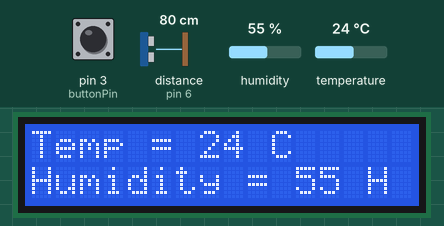
The sketch below on a simulated Arduino Uno, built with avr-gcc and run on an emulated ATmega328P. On the bench: 16×2 character LCD. The inputs (shaded band) are chosen by the test bench; at power-on: pin 3 (buttonPin) HIGH, distance to the obstacle (sensor on pin 6) 80 cm, humidity 55 %, temperature 24 °C. The echo pulse lasts 58.3 µs per cm; what the sketch prints to the serial monitor is not drawn.

Above: at 1.2 s.
1.3 s: pin 3 (buttonPin) pulled LOW for 0.15 s
At 2.3 s:
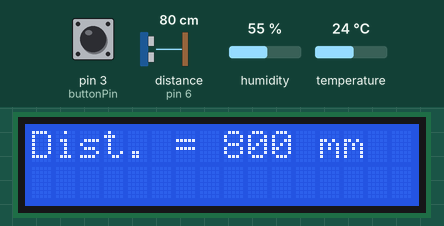
3.1 s: distance to the obstacle (sensor on pin 6) set to 2 cm
At 4.3 s:
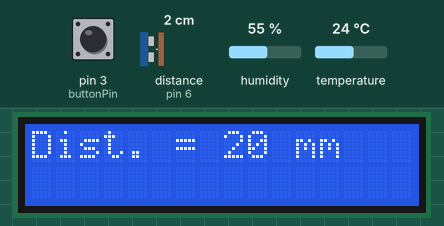
4.6 s: distance to the obstacle (sensor on pin 6) set to 4 cm
At 5.7 s:
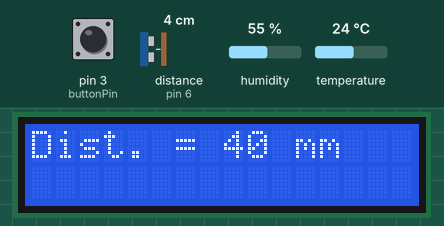
6.6 s: pin 3 (buttonPin) pulled LOW for 1 s
At 8.8 s:
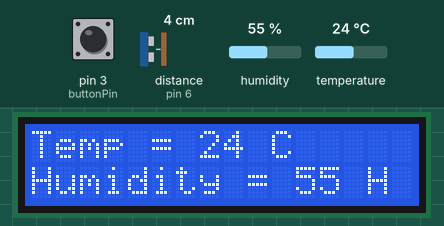
9.2 s: pin 3 (buttonPin) pulled LOW for 3.2 s
At 12.9 s:
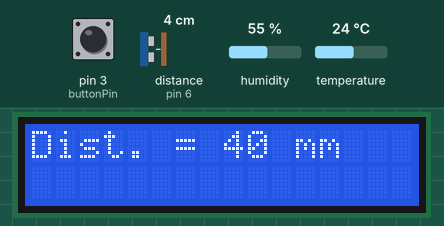
Timing chart, 0 to 14.4 s (numbered marks = the images above; inputs shaded):
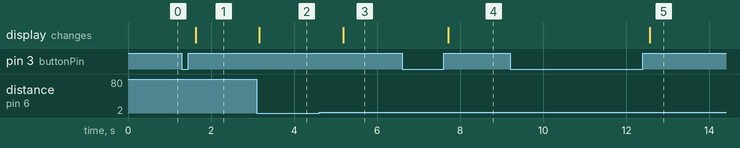

The sketch:

DistTempWithDisplay.ino
```cpp
/*
 * Distance and temperature measurement with digital display.
 * Pressing the button to switch between temperature and
 * distance measurement.
 */

#include "Task.h"
#include "TaskList.h"
#include <SimpleDHT.h>       // Temp and Humidity Sensor
#include <hcsr04.h>          // Sonar range sensor
#include <LiquidCrystal.h>   // liquid crystal display
#include "PushButton.h"

 // Pin assignment
 const int dhtPin = 4;
 const int buttonPin = 3;
 const int hcsr04TriggerPin = 5;
 const int hcsr04EchoPin = 6;
 const int rsLCDPin = 7;
 const int enLCDPin = 8;
 const int d4LCDPin = 9;
 const int d5LCDPin = 10;
 const int d6LCDPin = 11;
 const int d7LCDPin = 12;

 PushButton button1(buttonPin);       // State button to switch between Temp and Humidity and Distance
 SimpleDHT11 dht11(dhtPin);                                     // DHT temperature humidity sensor
 HCSR04 hcsr04 = HCSR04(hcsr04TriggerPin, hcsr04EchoPin);       // HCSR04 sonic range sensor
 LiquidCrystal lcd(rsLCDPin, enLCDPin, d4LCDPin, d5LCDPin, d6LCDPin, d7LCDPin);

class Task1 : public Task {
  public:
  Task1(String n) : Task(n) {}
  void loop() {
      Serial.println("Task 1");
      delay(1000);
  }
};

class Task2 : public Task {
  public:
  Task2(String n) : Task(n) {}
  void loop () {
      Serial.println(" Task 2");
      delay(2500);
  }
};

class MeasureTemperature : public Task {
  public:
    MeasureTemperature(String n): Task(n) {temp = humidity = 0;}
    void loop() {
      if ((err = dht11.read(&temp, &humidity, NULL)) != SimpleDHTErrSuccess) {
          Serial.print("Error reading DHT, err="); Serial.println(err);
      } else {
        Serial.print("Temp = "); Serial.print(temp); Serial.println(" C");
        Serial.print("Humidty = "); Serial.print(humidity); Serial.println(" H");
      }
      delay(2500);  // Sample ever 1.5s
    }

    byte temp;
    byte humidity;
    int err;
};

class MeasureDistance : public Task {
  public:
    MeasureDistance(String n) : Task(n) {dist = 0;};
    void loop() {
      dist = hcsr04.distanceInMillimeters();
      Serial.print("Distance = "); Serial.print(dist); Serial.println(" mm");
      delay(1000);
    }
    long dist;
};

class ToggleButton : public Task {
  public:
    ToggleButton(String n, PushButton *b) : Task(n) { pushButton = b; prevReading = LOW; state = false;}
    void loop() {
      int reading = pushButton->readButton();
      if (reading && !prevReading)
        state = !state;           // flip state
      Serial.print("Button = "); Serial.println(state);
      prevReading = reading;
      delay(50);
    }

    PushButton *pushButton;
    int prevReading;             // prior reading of the button
    bool state;
};

class ShowTempAndDist : public Task {
  public:
    ShowTempAndDist(String n, MeasureTemperature *temp, MeasureDistance *dist, ToggleButton *button) : Task(n) {
        measureTemperature = temp; measureDistance = dist; toggleButton = button; }
    void loop() {
      if (toggleButton->state) {
        lcd.clear();
        lcd.print("Temp = " ); lcd.print(measureTemperature->temp); lcd.print(" C");
        lcd.setCursor(0,1);
        lcd.print("Humidity = "); lcd.print(measureTemperature->humidity); lcd.print(" H");
      } else {
        lcd.clear();
        lcd.print("Dist. = "); lcd.print(measureDistance->dist); lcd.print(" mm");
      }
      delay(250);
    }

    MeasureTemperature *measureTemperature;
    MeasureDistance *measureDistance;
    ToggleButton *toggleButton;
};


Task1 task1 = Task1("Task 1");
Task2 task2 = Task2("Task 2");
MeasureTemperature measureTemperature = MeasureTemperature("Measure Temperature");
MeasureDistance measureDistance = MeasureDistance("Measure Distance");
ToggleButton toggleButton = ToggleButton("Push Button", &button1);
ShowTempAndDist showTempAndDist = ShowTempAndDist("Show Temp and Distance", &measureTemperature, &measureDistance, &toggleButton);

TaskList taskList = TaskList();

void setup() {
  // put your setup code here, to run once:

  Serial.begin(115200);

  lcd.begin(16, 2);
  lcd.print("Booting...");

  taskList.addTask(&task1);
  taskList.addTask(&task2);
  taskList.addTask(&measureTemperature);
  taskList.addTask(&measureDistance);
  taskList.addTask(&showTempAndDist);
  taskList.addTask(&toggleButton);
}

void loop() {
  // put your main code here, to run repeatedly:

  taskList.run();
}
```

PushButton.cpp
```cpp
#include "Arduino.h"
#include "PushButton.h"

PushButton::PushButton (byte pin ) {
    _ioPin = pin;
    pinMode(pin, INPUT_PULLUP);
  }

  // Read the current state without reading the button
  bool PushButton::currentState() {
      return _currentState;
  }

  // Read the state of the button and set the current state
  bool PushButton::readButton () {
     _currentState = digitalRead(_ioPin) == HIGH ? true : false;
     return _currentState;
  }

  bool PushButton::fallingEdge() {
      bool newState = digitalRead(_ioPin);
      if (_currentState && (newState == LOW)) {
          _currentState = false;
          return true;
      } else {
          _currentState = newState == HIGH ? true : false;
        return false;
      }
  }

  bool PushButton::risingEdge() {
      bool newState = digitalRead(_ioPin);
      if (!_currentState && (newState == HIGH)) {
          _currentState = true;
          return true;
      } else {
          _currentState = newState == HIGH ? true : false;
        return false;
      }

  }
```

PushButton.h
```cpp
#ifndef PUSH_BUTTON_H
#define PUSH_BUTTON_H

#include "Arduino.h"

class PushButton {
  public:
    PushButton(byte pin);
    bool readButton();
    bool currentState();
    bool fallingEdge();
    bool risingEdge();

  private:
    int _ioPin = 0;
    bool _currentState = true;
    bool _lastState = false;
};

#endif
```

Task.cpp
```cpp
#include "Task.h"

Task::Task() {
    name = "Unknown";
    startTime = millis();
    delayUntil = 0;
    runnable = true;
}

Task::Task(String n) {
    name = n;
    startTime = millis();
    delayUntil = 0;
    runnable = true;
}

Task::~Task() {
    // empty destructor
}

// start the task
void Task::start() {
    runnable = false;
}

// Delay for msDelay milliseconds
void Task::delay(unsigned long msDelay) {
    delayUntil = millis() + msDelay;
    runnable = false;
}

// stop the task, may be restarted with start()
void Task::stop() {
    runnable = false;
}

bool Task::isRunnable() {
    unsigned long currentTime = millis();

    if (runnable) {
        return true;
    } else if (currentTime >= delayUntil) {
        runnable = true;
        return true;
    } else {
        return false;
    }
}
```

Task.h
```cpp
/**
    Task.h
 */

#ifndef TASK_H
#define TASK_H

#include <Arduino.h>

// Task represents an independent executable unit of code.  Derive from this class.
 class Task {
    public:
        Task();
        Task(String n);
        ~Task();
        void start();                       // start the task
        void delay(unsigned long msDelay);  // Sleep for msDelay milliseconds
        void stop();                        // stop the task, may be restarted with start()
        bool isRunnable();                  // true if ready to run
        virtual void loop() {};             // implement the loop function for your task.

    protected:
        String name;                    // Task name, for debugging purposes
        unsigned long startTime;        // start time of the task in system clock time
        unsigned long delayUntil;       // clock time to resume task.
        bool runnable;                  // true when the task is runable, either ready to run or not in a delay
};

#endif
```

TaskList.cpp
```cpp
#include "TaskList.h"

TaskList::TaskList() {
    currentTask = NULL;
}

bool TaskList::addTask(Task *task) {

    TaskObject *obj = new TaskObject(task);

    // if currentTask is NULL then this is the first ask in the list.
    if (currentTask == NULL) {
        currentTask = obj;
        obj->nextTask = obj;        // As it's the only task it points back to itself
    } else {                        // Insert the task after the current position
        obj->nextTask = currentTask->nextTask;
        currentTask->nextTask = obj;
        currentTask = obj;
    }

    return true;
}

void TaskList::run() {
    // Cycle through each task, execute it's loop() command if it's runnable.

    while (true) {
        if (currentTask->task->isRunnable())
            currentTask->task->loop();
        currentTask = currentTask->nextTask;
    }
}

TaskList::TaskObject::TaskObject(Task *t) {
    task = t;
    nextTask = NULL;
}
```

TaskList.h
```cpp
/*
    TaskList.h

    A simply circular queue to run tests in a round robin manner.

    The TaskObject class is a simple wrapper for the task object

 */

#ifndef TASKLIST_H
#define TASKLIST_H

#include "Task.h"

class TaskList {

    // Wrapper object for our tasks, includes a next pointer
    class TaskObject {
        public:
            TaskObject(Task *t);

            Task *task;
            TaskObject *nextTask;
    };

    public:
        TaskList();

        bool addTask(Task *task);           // Add a task to the queue in the current slot
        bool removeTask(Task *task);        // Remove the specified task from the queue
        void run();                         // Run each task in the circular queue


    private:
        TaskObject *currentTask;            // Pointer to the currently executing task
};

#endif
```

Measured:
- after the input at 1.3 s, the display: changes after 0.33 s (image 1)
- after the input at 3.1 s, the display: changes after 0.06 s (image 2)
- after the input at 4.6 s, the display: changes after 0.58 s (image 3)
- after the input at 6.6 s, the display: changes after 1.1 s (image 4)
- after the input at 9.2 s, the display: changes after 3.4 s (image 5)
